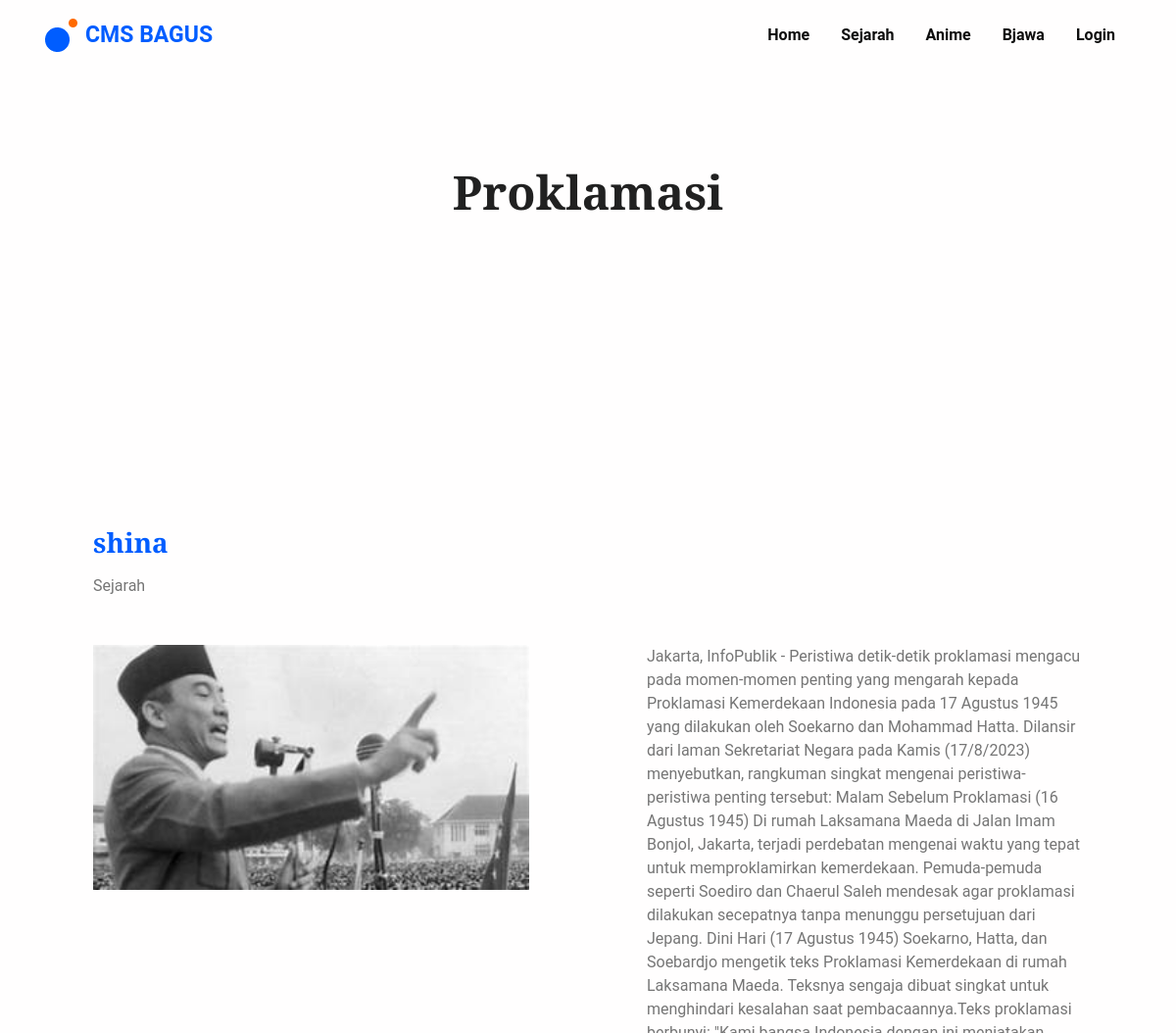
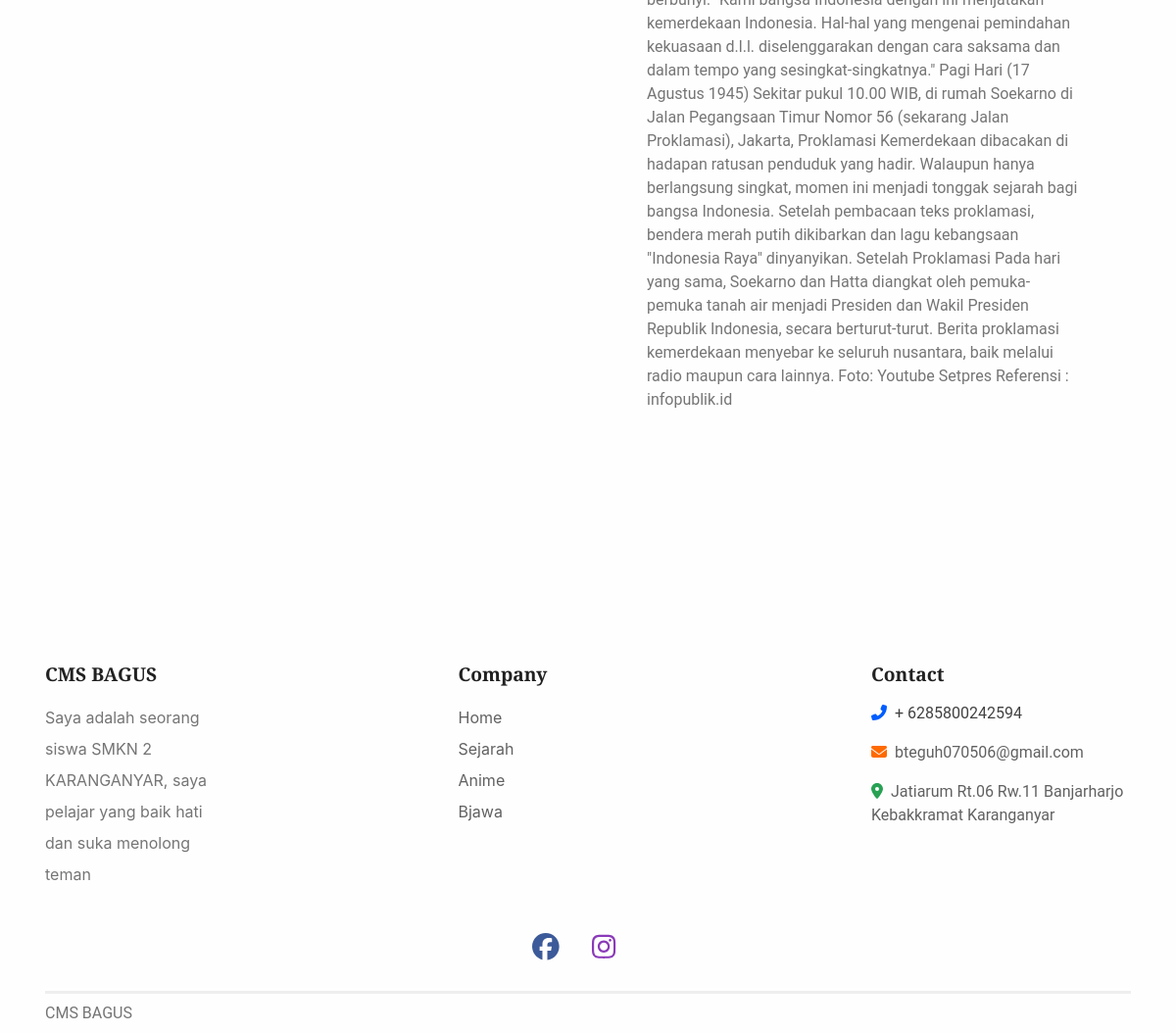
The page /home/artikel/Proklamasi on the database its author committed (2 pictures, top to bottom).
### tables this page shows
CREATE TABLE `konfigurasi` (
  `id_konfigurasi` int(11) NOT NULL,
  `judul_web` varchar(150) NOT NULL,
  `profil_web` text NOT NULL,
  `instagram` varchar(100) NOT NULL,
  `facebook` varchar(100) NOT NULL,
  `email` varchar(100) NOT NULL,
  `alamat` varchar(100) NOT NULL,
  `no_wa` varchar(20) NOT NULL
);

CREATE TABLE `kategori` (
  `id_kategori` int(11) NOT NULL,
  `nama_kategori` varchar(100) NOT NULL
);

CREATE TABLE `konten` (
  `id_konten` int(11) NOT NULL,
  `judul` varchar(100) NOT NULL,
  `keterangan` text NOT NULL,
  `foto` varchar(250) NOT NULL,
  `slug` varchar(200) NOT NULL,
  `id_kategori` varchar(20) NOT NULL,
  `tanggal` date NOT NULL,
  `username` varchar(100) NOT NULL
);

CREATE TABLE `user` (
  `id_user` int(11) NOT NULL,
  `username` varchar(100) NOT NULL,
  `nama` varchar(200) NOT NULL,
  `password` varchar(100) NOT NULL,
  `level` varchar(50) NOT NULL
);

### application/controllers/Home.php (called while the page is built, shortened)
<?php
class Home  extends CI_Controller {
    public function artikel($id){
        $this->db->from('konfigurasi');
        $konfig =   $this->db->get()->row();
        $this->db->from('kategori');
        $kategori = $this->db->get()->result_array();
        $this->db->from('konten a');
        $this->db->join('kategori b','a.id_kategori=b.id_kategori','left');
        $this->db->join('user c','a.username=c.username','left');
        $this->db->where('slug',$id);
        $konten = $this->db->get()->row();
        $data = array(
            'judul' => $konten->judul . " | BTeguhW",
            'konfig' => $konfig,
            'kategori' => $kategori,
            'konten'  => $konten,
        );
		$this->load->view('detail', $data);
    }
}

### index.php (called while the page is built, shortened)
<?php
require_once BASEPATH.'core/CodeIgniter.php';

### application/views/detail.php (the view, shortened to what this page needs)
<!DOCTYPE html>
<html lang="en-US" dir="ltr">
<head>
    <link href="<?= site_url('assets/clickr/public/') ?>assets/css/theme.css" rel="stylesheet" />
    <link href="<?= site_url('assets/clickr/public/') ?>vendors/swiper/swiper-bundle.min.css" rel="stylesheet">
</head>
<body data-bs-spy="scroll" data-bs-target="#navbar">
    <main class="main" id="top">
        <nav class="navbar navbar-expand-lg navbar-light fixed-top py-3 d-block" data-navbar-on-scroll="data-navbar-on-scroll">
            <div class="container"><a class="navbar-brand d-inline-flex" href="index.html"><img class="card-img" src="<?= site_url('assets/clickr/public/') ?>assets/img/gallery/logo.png" alt="..." /><span class="fs-2 fw-bold text-primary ms-2"><?= $konfig->judul_web; ?></span></a>
                <div class="collapse navbar-collapse border-top border-lg-0 mt-4 mt-lg-0" id="navbarSupportedContent">
                    <ul class="navbar-nav ms-auto mb-2 mb-lg-0">
                        <li class="nav-item px-2"><a class="nav-link fw-bold" aria-current="page" href="<?= base_url() ?>">Home</a></li>
                        <?php foreach ($kategori as $kate) { ?>
                            <li class="nav-item px-2"><a class="nav-link fw-bold" href="<?= base_url('home/kategori/' . $kate['id_kategori']) ?>"><?= $kate['nama_kategori'] ?></a></li>
                        <?php } ?>
                        <li class="nav-item px-2"><a class="nav-link fw-bold" href="<?= base_url('auth') ?>">Login</a></li>
                    </ul>
                </div>
            </div>
        </nav>
        <section class="py-0" id="header">
            <div class="container">
                <div class="row align-items-center min-vh-75 min-vh-md-50">
                    <div class="col-12 text-center py-8">
                        <h1 class="lh-sm fs-lg-6 fs-xxl-7"><?= $konten->judul; ?></h1>
                    </div>
                </div>
            </div>
        </section>
    </main>
<section id="faqs">
<div class="container">
  <div class="row">
    <div class="col-12">
      <div class="card">
        <div class="card-body px-5 pb-0">
          <div class="row gx-8">
              <h3 class="mb-3 text-primary"><?= $konten->nama; ?></h3>
              <p class="mb-5"><?= $konten->nama_kategori; ?></p>
            <div class="col-lg-6">
              <img class="img-fluid rounded w-100 mb-4" src="<?= base_url('assets/upload/konten/' . $konten->foto) ?>">
            </div>
            <div class="col-lg-6">
                <p class="mb-5"><?= $konten->keterangan; ?></p>
            </div>
          </div>
        </div>
      </div>
    </div>
  </div>
</div>
</section>
        <section class="py-0 pt-7">
            <div class="container">
                <div class="row justify-content-xl-between gx-3">
                    <div class="col-6 col-md-4 col-lg-3 col-xl-2 mb-3">
                        <h5 class="lh-lg fw-bold text-1000"><?= $konfig->judul_web; ?></h5>
                        <ul class="list-unstyled mb-md-4 mb-lg-0">
                            <li class="lh-lg"><a class="text-800 text-decoration-none" href="#!"></a><?= $konfig->profil_web; ?></li>
                    </div>
                    <div class="col-6 col-md-4 col-lg-3 col-xl-2 mb-3">
                        <h5 class="lh-lg fw-bold text-1000">Company</h5>
                        <ul class="list-unstyled mb-md-4 mb-lg-0">
                            <li class="lh-lg"><a class="text-800 text-decoration-none" href="<?= base_url() ?>">Home</a></li>
                            <?php foreach ($kategori as $kate) { ?>
                                <li class="lh-lg"><a class="text-800 text-decoration-none" href="<?= base_url('home/kategori/' . $kate['id_kategori']) ?>"><?= $kate['nama_kategori'] ?></a></li>
                            <?php } ?>
                        </ul>
                    </div>
                    <div class="col-sm-6 col-md-4 col-lg-3 col-xl-3">
                        <h5 class="lh-lg fw-bold text-1000">Contact</h5>
                        <p class="text-800"><i class="fas fa-phone-alt text-primary me-2"></i><span class="text-900">+ <?= $konfig->no_wa; ?></span></p>
                        <p class="text-800"><i class="fas fa-envelope text-warning me-2"></i><span class="text-800"><?= $konfig->email; ?></span></p>
                        <p class="text-800"><i class="fas fa-map-marker-alt text-success me-2"></i><span class="text-800"><?= $konfig->alamat; ?></span></p>
                    </div>
                    <div class="col-12">
                        <div class="text-center my-4"><a href="<?= $konfig->facebook; ?>"><i class="me-4 fab fa-facebook fs-3 text-facebook"></i></a><a href="<?= $konfig->instagram; ?>"> <i class="me-4 fab fa-instagram fs-3 text-instagram"></i></a></div>
                    </div>
                </div>
                <div class="border-bottom border-3"></div>
                <div class="row">
                    <div class="col-md-6">
                        <p class="my-2 text-center text-md-start"><?= $konfig->judul_web; ?></p>
                    </div>
                </div>
            </div>
        </section>
</body>
</html>

### rows shown on the page
konfigurasi: judul_web "CMS BAGUS", profil_web "Saya adalah seorang siswa SMKN 2 KARANGANYAR, saya pelajar yang baik hati dan suka menolong teman", no_wa "6285800242594", email "bteguh070506@gmail.com", alamat "Jatiarum Rt.06 Rw.11 Banjarharjo Kebakkramat Karanganyar"
kategori: nama_kategori "Sejarah"
kategori: nama_kategori "Anime"
kategori: nama_kategori "Bjawa"
konten: judul "Proklamasi", user.nama "shina", id_kategori.nama_kategori "Sejarah", foto (picture), keterangan "Jakarta, InfoPublik - Peristiwa detik-detik proklamasi mengacu pada momen-momen penting yang mengarah kepada Proklamasi Kemerdekaan Indonesia pada 17 Agustus 1945 yang dilakukan oleh Soekarno dan Mohammad Hatta. Dilansir dari laman Sekretariat Negara pada Kamis (17/8/2023) menyebutkan, rangkuman singkat mengenai peristiwa-peristiwa penting tersebut: Malam Sebelum Proklamasi (16 Agustus 1945) Di rumah Laksamana Maeda di Jalan Imam Bonjol, Jakarta, terjadi perdebatan mengenai waktu yang tepat untuk memproklamirkan kemerdekaan. Pemuda-pemuda seperti Soediro dan Chaerul Saleh mendesak agar proklamasi dilakukan secepatnya tanpa menunggu persetujuan dari Jepang. Dini Hari (17 Agustus 1945)…"
